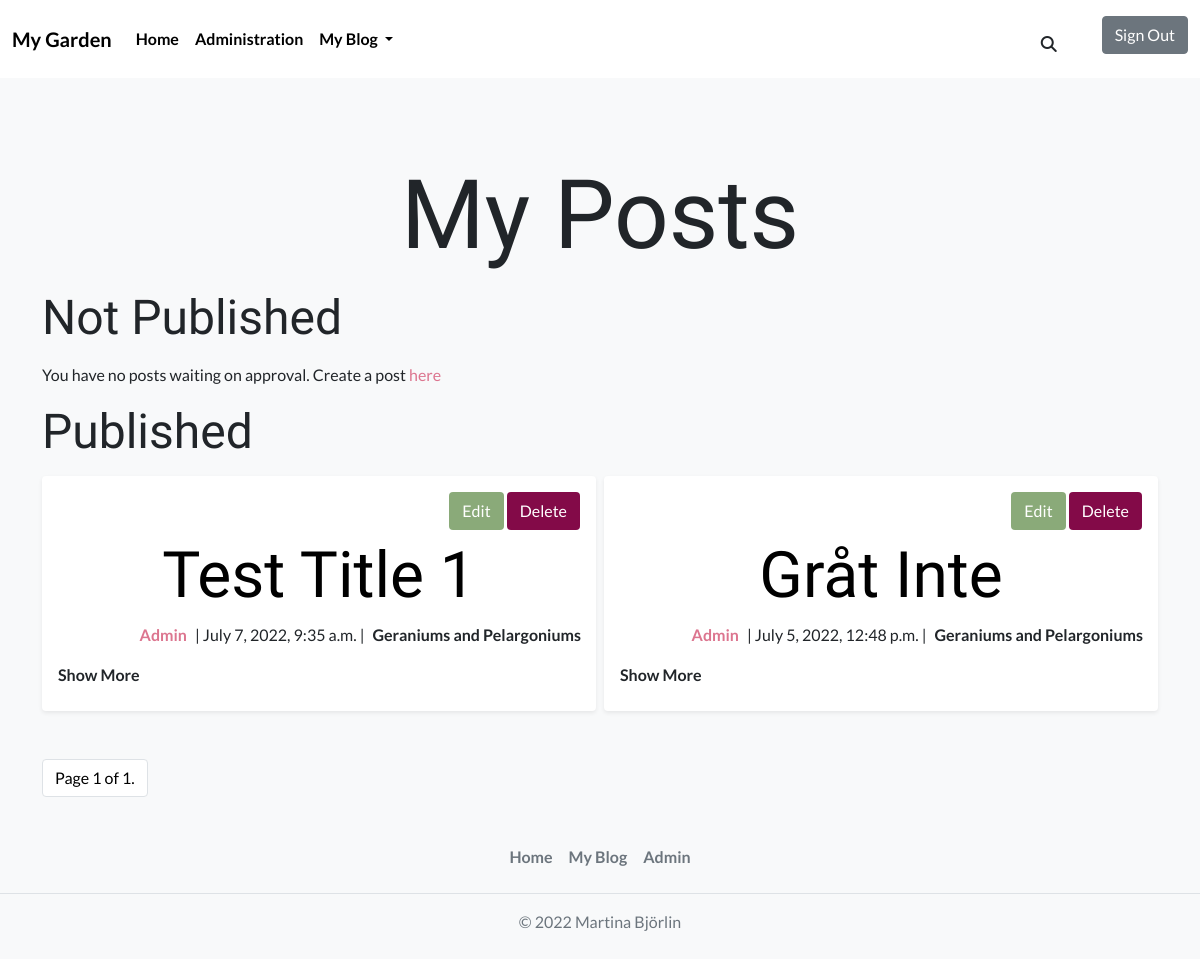
Page /myblog/posts/ (signed in) on the earlier database version.
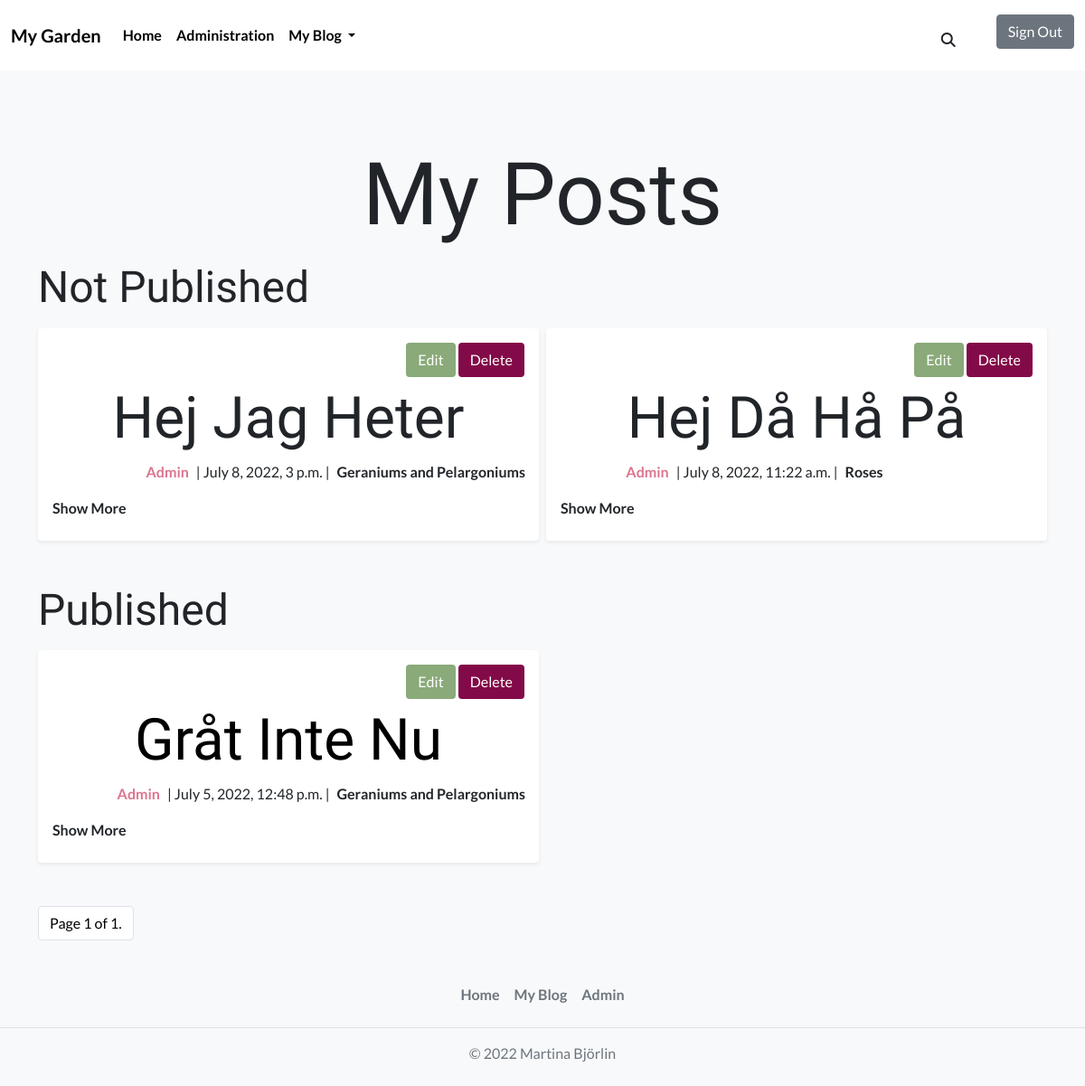
Same page on the later database version.
### blog_post/models.py (models this page shows, shortened)
class Post(models.Model):
    PUBLISH_STATUS = ((0, "Draft"), (1, "Publish"))
    title = models.CharField(max_length=100)
    slug = models.SlugField(max_length=200, unique=True)
    meta_description = models.CharField(max_length=150, blank=True)
    author = models.ForeignKey(
        User,
        on_delete=models.CASCADE,
        related_name="post_author",
    )
    category = models.ForeignKey(
        Category,
        on_delete=models.CASCADE,
        related_name="post_category",
    )
    created_on = models.DateTimeField(auto_now_add=True)
    updated_on = models.DateTimeField(auto_now=True)
    content = models.TextField()
    published = models.IntegerField(choices=PUBLISH_STATUS, default=0)
    publish_date = models.DateTimeField(blank=True, null=True)
    likes = models.ManyToManyField(
        Profile, related_name="post_likes", default=[0], blank=True
    )
    number_of_likes = models.BigIntegerField(default="0")
    liked = models.BooleanField(default=False)
    post_img = CloudinaryField("post_image", default="default_image")
    class Meta:
        ordering = ["-created_on"]

class Category(models.Model):
    name = models.CharField(
        max_length=50,
        unique=True,
        blank=False,
        null=False,
    )
    slug = models.SlugField(
        max_length=200,
        unique=True,
        blank=False,
        null=False,
    )
    category_img = CloudinaryField(
        "category_image",
        default="default_image",
    )
    class Meta:
        verbose_name_plural = "categories"
    def __str__(self):
        return f"{self.name}"

### blog/views.py (the view)
# urls.py: path("posts/", MyBlogPostList.as_view(), name="my_blog"),
class MyBlogPostList(ListView):
    model = Post
    template_name = "my_blog.html"
    paginate_by = 6
    def get_context_data(self, *args, **kwargs):
        context = super(MyBlogPostList, self).get_context_data(**kwargs)
        context["category"] = Category.objects.all()
        context["has_not_published_posts"] = Post.objects.filter(
            published=0).exists()
        context["has_published_posts"] = Post.objects.filter(
            published=1).exists()
        return context
    def get_queryset(self):
        all_published_posts = Post.objects.filter(
            author=self.request.user).order_by("-created_on")
        for post in all_published_posts:
            post.liked = False
            if post.likes.filter(id=self.request.user.profile.id).exists():
                post.liked = True
        queryset = all_published_posts
        return queryset

### profiles/models.py (called while the page is built)
    def __str__(self):
        return f"{self.user}"

### blog/templates/my_blog.html (shortened to what this page needs)
{% extends 'base.html' %}
{% block content %}
<h1 class="my-posts-header mb-3">My Posts</h1>
<div class="row g-2">
   <h2 class="post-status-header">Not Published</h2>
   {% if has_not_published_posts %}
   {% for post in object_list %}
       {% if user.is_authenticated and user == post.author %}
           {% if post.published == 0%}
               {% include 'my_blog_post.html' %}
           {% endif %}
       {% endif %}
   {% endfor %}
   {% else %}
    <p>You have no posts waiting on approval. Create a post <a class="link-text" href="{% url 'create_post' %}">here</a></p>
   {% endif %}
</div>
<div class="row g-2">
   <h2 class="post-status-header">Published</h2>
   {% if has_published_posts %}
   {% for post in object_list %}
       {% if user.is_authenticated and user == post.author %}
           {% if post.published == 1 %}
               {% include 'my_blog_post.html' %}
           {% endif %}
       {% endif %}
   {% endfor %}
   {% else %}
      <p>You have no published posts. Create a post <a class="link-text" href="{% url 'create_post' %}">here</a></p>
   {% endif %}
</div>
{% include 'pagination.html' %}
{% endblock %}

### templates/base.html (shortened to what this page needs)
{% load static %}
<!DOCTYPE html>
<html lang="en">
<head>
  <link href="https://cdn.jsdelivr.net/npm/bootstrap@5.0.2/dist/css/bootstrap.min.css" rel="stylesheet"
>
  <link rel="stylesheet" href="{% static 'css/style.css' %}">
</head>
<body class="bg-light">
  <header>
    <nav class="navbar navbar-expand-lg navbar-white bg-white">
      <div class="container-fluid">
        <a class="navbar-brand" href="{% url 'index' %}">My Garden</a>
        <div class="collapse navbar-collapse text-sm-center" id="navbarSupportedContent">
          <ul class="navbar-nav me-auto mb-2 mb-lg-0">
            <li class="nav-item">
              <a class="nav-link active" aria-current="page" href="{% url 'index' %}">Home</a>
            </li>
            {% if request.user.is_superuser %}
            <li class="nav-item">
              <a class="nav-link active" aria-current="page" href="{% url 'admin:index' %}">Administration</a>
            </li>
            {% endif %}
            {% if request.user.is_authenticated %}
            <li class="nav-item dropdown">
              <a class="nav-link dropdown-toggle" href="#" id="navbarDropdown" role="button" data-bs-toggle="dropdown"
                aria-expanded="false">
                My Blog
              </a>
            </li>
            {% endif %}
          </ul>
          <form class="d-grid d-sm-inline d-lg-flex" id="search-form" method="GET" action="{% url 'search' %}">
            <button class="btn pt-3" id="btn-search" type="button"><i class="fas fa-search"></i></button>
          </form>
          <ul>
            {% if request.user.is_authenticated %}
            <div class="d-grid d-lg-block">
              <a class="btn btn-secondary mt-2" id="nav-logout-login-btn" href="{% url 'account_logout' %}">Sign Out</a>
            </div>
            {% else %}
            <div class="d-grid d-lg-block">
              <a class="btn btn-secondary mt-2" id="nav-logout-login-btn" href="{% url 'account_login' %}">Sign Up</a>
            </div>
            {% endif %}
          </ul>
        </div>
      </div>
    </nav>
  </header>
  <div id="content-wrapper" class="container">
    {% block content %}
    {% endblock %}
  </div>
</body>
<footer class="py-3 my-4">
  <ul class="nav justify-content-center border-bottom pb-3 mb-3">
    <li class="nav-item"><a href="{% url 'index' %}" class="nav-link px-2 text-muted">Home</a></li>
    {% if request.user.is_authenticated %}
    <li class="nav-item"><a href="{% url 'my_blog' %}" class="nav-link px-2 text-muted">My Blog</a></li>
    {% endif %}
    <li class="nav-item"><a href="{% url 'admin:index' %}" class="nav-link px-2 text-muted">Admin</a></li>
  </ul>
  <p class="text-center text-muted">© 2022 Martina Björlin</p>
</footer>
</html>

### blog/templates/my_blog_post.html (shortened to what this page needs)
{% block content %}
<div class="col-lg-6 col-md-6 col-sm-12">
   <article class="mx-auto shadow-sm p-3 mb-5 bg-body rounded">
      <div class="row">
         <span class="text-end mb-2">
         {% if user.is_authenticated and user == post.author %}
         <a href="{% url 'update_post' post.slug %}" class="btn btn-edit">Edit</a>
         <a href="{% url 'delete_post' post.slug %}" class="btn btn-delete">Delete</a>
         {% endif %}
         </span>
         <span class="text-center">
            {% if post.published == 1 %}
            <a href="{% url 'blog_post' post.slug %}" class="blog-post-header">
               <h1 class="display-3 text-capitalize blog-post-header">{{post.title}}</h1>
            </a>
            {% else %}
               <h1 class="display-3 text-capitalize blog-post-header">{{post.title}}</h1>
            {% endif %}
         </span>
      </div>
      <div class="row">
         <div class="col-lg-7 col-md-12 col-sm-12 g-0">
            <p class="text-center text-lg-end"><span class="fw-bold post-author m-2">{{post.author}}</span>| {{post.created_on}} |</p>
         </div>
         <div class="col-lg-5 col-md-12 col-sm-12 g-0">
            <p class="text-center text-lg-start text-md-center text-sm-center fw-bold"><span class="m-2">{{post.category}}</span></p>
         </div>
      </div>
      <details class="post-details">
         <summary class="post-detail-summary mb-2">Show More</summary>
   </article>
</div>
{% endblock %}

### home/templates/pagination.html (shortened to what this page needs)
{% block content %}
<nav>
   <ul class="pagination">
      <li class="page-item"><a href="#" class="page-link">
         Page {{ page_obj.number }} of {{ page_obj.paginator.num_pages }}.
         </a>
      </li>
   </ul>
</nav>
{% endblock %}

### static/css/style.css (style rules this page uses)
h1 { font-family: 'Amatic SC', cursive; font-size: 6rem; }
h2 { font-family: 'Amatic SC', cursive; }
body { font-family: 'Lato', sans-serif; }
a { text-decoration: none; text-align: center; color: black; }
#content-wrapper { margin-top: 5rem }
#btn-search { box-shadow: none; }
.navbar-brand { font-weight: bold; }
.nav-link { color:black; font-weight: bold; }
.blog-post-header { display: inline-block; }
.post-author { color: #dc758f; }
.btn-delete { background-color: #830a48; color: white; }
.btn-edit { background-color: #8aaa79; color: white; }
.post-detail-summary { list-style: none; }
.my-posts-header { text-align: center; }
.post-detail-summary { font-weight: bold; }
.post-status-header { font-size: 3rem; }
.post-author { text-align: center; }
.page-link { color: black; }

Differences in the rows shown:
removed Post: shows "Edit", title "Test Title 1", author "Admin", created_on "July 7, 2022, 9:35 a.m.", category "Geraniums and Pelargoniums", shown under "Published"
added Post: shows "Edit", title "Hej Jag Heter", author "Admin", created_on "July 8, 2022, 3 p.m.", category "Geraniums and Pelargoniums", shown under "Not Published"
added Post: shows "Edit", title "Hej Då Hå På", author "Admin", created_on "July 8, 2022, 11:22 a.m.", category "Roses", shown under "Not Published"
changed Post: title "Gråt Inte" → "Gråt Inte Nu"
Other differences:
text no longer shown: "You have no posts waiting on approval. Create a post here"
